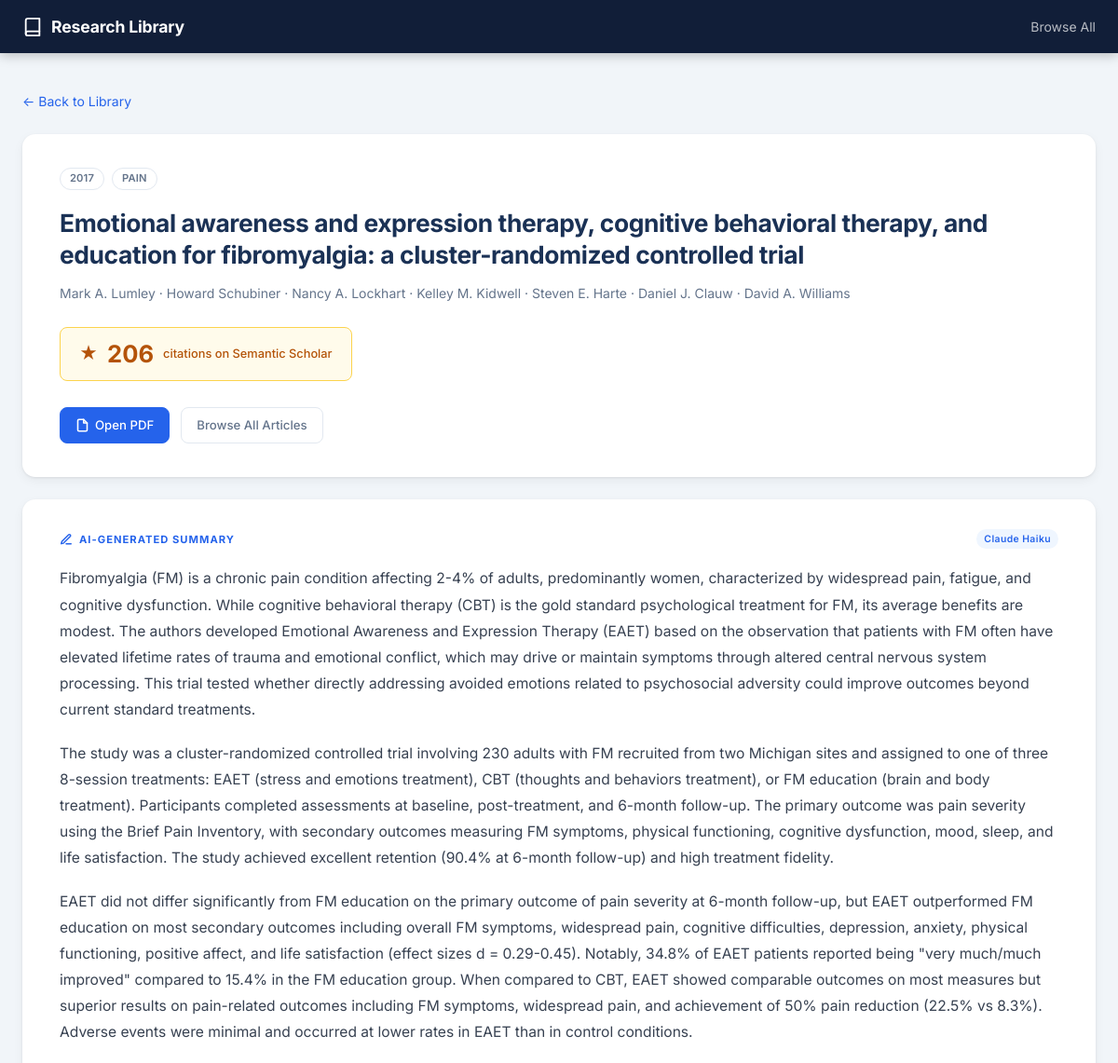
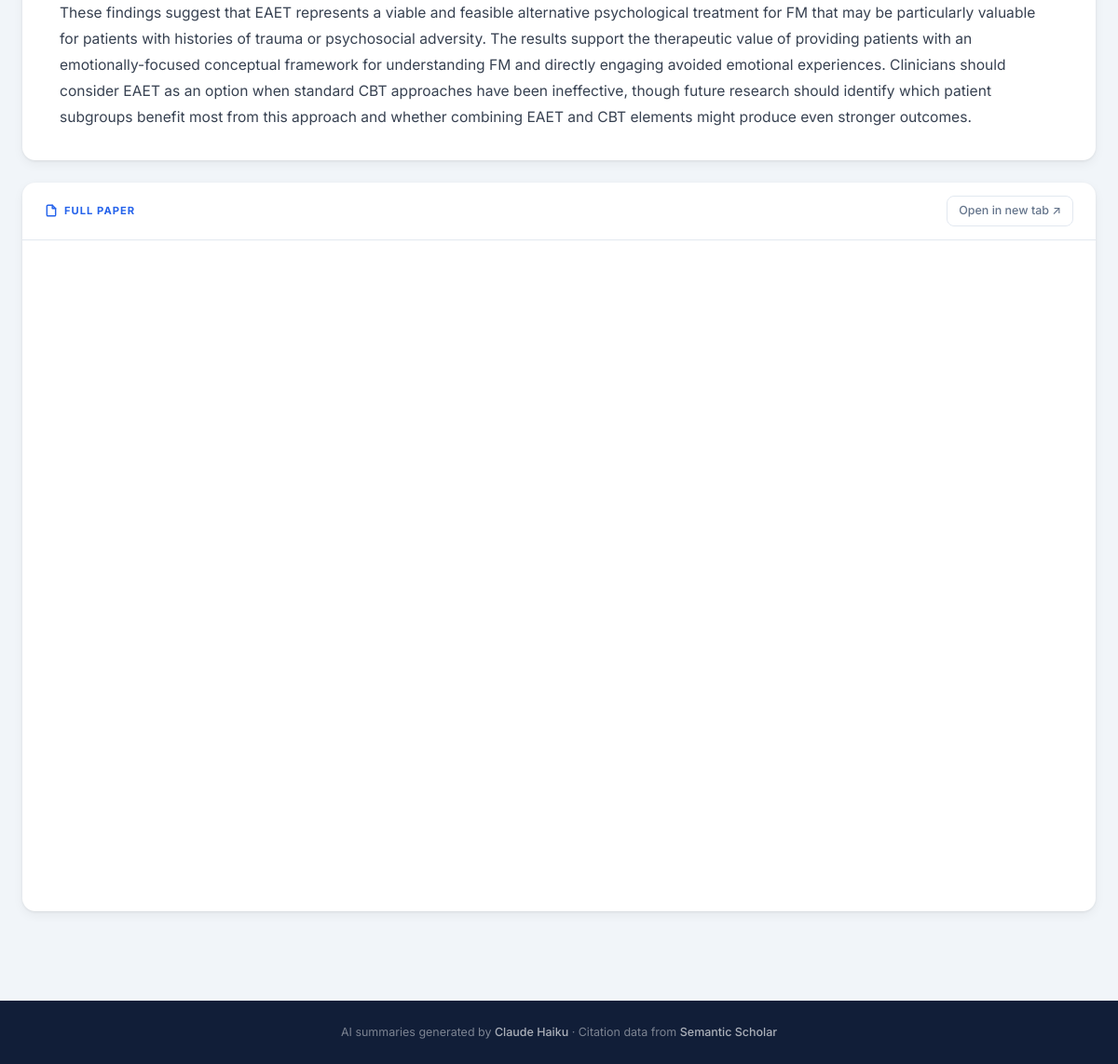
The app's page /article/10 with its own data (2 pictures, top to bottom).
### tables this page shows
CREATE TABLE articles (
            id              INTEGER PRIMARY KEY AUTOINCREMENT,
            filename        TEXT    UNIQUE NOT NULL,
            title           TEXT    NOT NULL,
            authors         TEXT,          -- JSON array of strings
            year            INTEGER,
            journal         TEXT,
            summary         TEXT,
            citation_count  INTEGER,
            semantic_id     TEXT,
            last_updated    TEXT    DEFAULT (datetime('now'))
        );

### app.py (the view)
@app.route("/article/<int:article_id>")
def article(article_id):
    if not DB_PATH.exists():
        abort(404)
    conn = get_db()
    art = conn.execute(
        "SELECT * FROM articles WHERE id = ?", (article_id,)
    ).fetchone()
    if not art:
        conn.close()
        abort(404)
    conn.close()
    return render_template("article.html", article=art)

### app.py (called while the page is built)
def get_db() -> sqlite3.Connection:
    conn = sqlite3.connect(DB_PATH)
    conn.row_factory = sqlite3.Row
    return conn

@app.template_filter("fromjson")
def fromjson_filter(s):
    try:
        return json.loads(s) if s else []
    except Exception:
        return []

@app.template_filter("nl2p")
def nl2p_filter(text: str) -> Markup:
    if not text:
        return Markup("")
    paragraphs = [p.strip() for p in text.split("\n") if p.strip()]
    return Markup("".join(f"<p>{escape(p)}</p>" for p in paragraphs))

@app.template_filter("urlencode_path")
def urlencode_path_filter(s: str) -> str:
    return quote(s, safe="")

### templates/article.html (shortened to what this page needs)
{% extends "base.html" %}
{% set authors = article.authors|fromjson %}
{% block content %}
<div class="article-detail">
  <div class="container">
    <nav class="breadcrumb" aria-label="Breadcrumb">
      <a href="/">← Back to Library</a>
    </nav>
    <div class="detail-header">
      <div class="detail-badges">
        {% if article.year %}
        <span class="badge badge-outline">{{ article.year }}</span>
        {% endif %}
        {% if article.journal %}
        <span class="badge badge-outline">{{ article.journal }}</span>
        {% endif %}
      </div>
      <h1 class="detail-title">{{ article.title }}</h1>
      {% if authors %}
      <p class="detail-authors">{{ authors|join(' · ') }}</p>
      {% endif %}
      <div class="detail-citation-block">
        {% if article.citation_count is not none %}
          {% if article.citation_count > 0 %}
          <div class="citation-display">
            <span class="citation-star">★</span>
            <span class="citation-number">{{ "{:,}".format(article.citation_count) }}</span>
            <span class="citation-label">citation{{ 's' if article.citation_count != 1 else '' }} on Semantic Scholar</span>
          </div>
          {% else %}
          <div class="citation-display citation-display--zero">
            <span class="citation-star">☆</span>
            <span class="citation-number">0</span>
            <span class="citation-label">citations found on Semantic Scholar</span>
          </div>
          {% endif %}
        {% else %}
        <div class="citation-display citation-display--unknown">
          <span class="citation-label">Citation count not available</span>
        </div>
        {% endif %}
      </div>
      <div class="detail-actions">
        <a href="/pdfs/{{ article.filename|urlencode_path }}" target="_blank" rel="noopener" class="btn btn-primary">
          <svg width="15" height="15" viewBox="0 0 24 24" fill="none" stroke="currentColor" stroke-width="2.5" stroke-linecap="round" stroke-linejoin="round" aria-hidden="true" style="margin-right:6px">
            <path d="M14 2H6a2 2 0 0 0-2 2v16a2 2 0 0 0 2 2h12a2 2 0 0 0 2-2V8z"/>
            <polyline points="14 2 14 8 20 8"/>
          </svg>
          Open PDF
        </a>
        <a href="/" class="btn btn-ghost">Browse All Articles</a>
      </div>
    </div>
    {% if article.summary %}
    <section class="detail-card" aria-labelledby="summary-heading">
      <div class="detail-card-label" id="summary-heading">
        <svg width="14" height="14" viewBox="0 0 24 24" fill="none" stroke="currentColor" stroke-width="2.5" stroke-linecap="round" stroke-linejoin="round" aria-hidden="true">
          <path d="M12 20h9"/>
          <path d="M16.5 3.5a2.121 2.121 0 0 1 3 3L7 19l-4 1 1-4L16.5 3.5z"/>
        </svg>
        AI-Generated Summary
        <span class="ai-model-tag">Claude Haiku</span>
      </div>
      <div class="summary-body">
        {{ article.summary|nl2p }}
      </div>
    </section>
    {% endif %}
    <section class="detail-card detail-card--pdf" aria-label="PDF viewer">
      <div class="pdf-toolbar">
        <span class="detail-card-label" style="margin-bottom:0">
          <svg width="14" height="14" viewBox="0 0 24 24" fill="none" stroke="currentColor" stroke-width="2.5" stroke-linecap="round" stroke-linejoin="round" aria-hidden="true">
            <path d="M14 2H6a2 2 0 0 0-2 2v16a2 2 0 0 0 2 2h12a2 2 0 0 0 2-2V8z"/>
            <polyline points="14 2 14 8 20 8"/>
          </svg>
          Full Paper
        </span>
        <a href="/pdfs/{{ article.filename|urlencode_path }}" target="_blank" rel="noopener" class="btn btn-ghost btn-sm">
          Open in new tab ↗
        </a>
      </div>
      <iframe
        class="pdf-frame"
        src="/pdfs/{{ article.filename|urlencode_path }}"
        title="{{ article.title }}"
        loading="lazy"
      ></iframe>
    </section>
  </div>
</div>
{% endblock %}

### static/css/style.css (style rules this page uses)
:root { --navy: #1a3155; --navy-dark: #111e38; --navy-mid: #243d6a; --blue: #2563eb; --blue-hover: #1d4ed8; --blue-light: #eff6ff; --amber: #b45309; --amber-bg: #fffbeb; --amber-border: #fcd34d; --bg: #f1f5f9; --card: #ffffff; --text: #1e293b; --muted: #64748b; --border: #e2e8f0; --radius-sm: 8px; --radius: 14px; --radius-lg: 20px; --shadow: 0 1px 3px rgba(0,0,0,.07), 0 4px 12px rgba(0,0,0,.05); --shadow-md: 0 4px 12px rgba(0,0,0,.10), 0 8px 28px rgba(0,0,0,.07); --transition: .18s ease; }
*, *::before, *::after { box-sizing: border-box; margin: 0; padding: 0; }
html { font-size: 16px; scroll-behavior: smooth; }
body { font-family: 'Inter', system-ui, -apple-system, sans-serif; background: var(--bg); color: var(--text); line-height: 1.65; -webkit-font-smoothing: antialiased; }
a { color: var(--blue); text-decoration: none; }
img, svg { display: block; }
.container { max-width: 1200px; margin: 0 auto; padding: 0 24px; }
.badge { display: inline-flex; align-items: center; gap: 3px; font-size: .7rem; font-weight: 600; letter-spacing: .01em; padding: 3px 10px; border-radius: 20px; white-space: nowrap; line-height: 1.4; }
.badge-outline { background: transparent; color: var(--muted); border: 1px solid var(--border); }
.btn { display: inline-flex; align-items: center; padding: 8px 16px; border-radius: var(--radius-sm); font-size: .825rem; font-weight: 500; font-family: inherit; cursor: pointer; border: 1px solid transparent; transition: background var(--transition), color var(--transition), border-color var(--transition), box-shadow var(--transition); text-decoration: none !important; white-space: nowrap; }
.btn-sm { padding: 5px 12px; font-size: .78rem; }
.btn-primary { background: var(--blue); color: #fff; border-color: var(--blue); }
.btn-ghost { background: transparent; color: var(--muted); border-color: var(--border); }
.article-detail { padding: 40px 0 72px; }
.breadcrumb { font-size: .875rem; color: var(--muted); margin-bottom: 24px; }
.breadcrumb a { color: var(--blue); }
.detail-header { background: var(--card); border-radius: var(--radius); box-shadow: var(--shadow); padding: 36px 40px; margin-bottom: 24px; }
.detail-badges { display: flex; flex-wrap: wrap; gap: 8px; margin-bottom: 18px; }
.detail-title { font-size: clamp(1.2rem, 3vw, 1.65rem); font-weight: 700; color: var(--navy); line-height: 1.3; margin-bottom: 14px; letter-spacing: -.015em; }
.detail-authors { font-size: .875rem; color: var(--muted); margin-bottom: 24px; line-height: 1.6; }
.detail-citation-block { margin-bottom: 28px; }
.citation-display { display: inline-flex; align-items: center; gap: 10px; background: var(--amber-bg); border: 1px solid var(--amber-border); color: var(--amber); border-radius: var(--radius-sm); padding: 12px 20px; }
.citation-star { font-size: 1.2rem; }
.citation-number { font-size: 1.6rem; font-weight: 700; line-height: 1; }
.citation-label { font-size: .8rem; font-weight: 500; }
.detail-actions { display: flex; gap: 12px; flex-wrap: wrap; }
.detail-card { background: var(--card); border-radius: var(--radius); box-shadow: var(--shadow); padding: 32px 40px; margin-bottom: 24px; }
.detail-card-label { display: flex; align-items: center; gap: 7px; font-size: .7rem; font-weight: 700; letter-spacing: .09em; text-transform: uppercase; color: var(--blue); margin-bottom: 18px; }
.ai-model-tag { margin-left: auto; background: var(--blue-light); color: var(--blue); font-size: .65rem; padding: 2px 8px; border-radius: 20px; letter-spacing: .04em; text-transform: none; font-weight: 600; }
.summary-body p { font-size: .975rem; color: #374151; line-height: 1.8; margin-bottom: 1.2em; }
.summary-body p:last-child { margin-bottom: 0; }
.detail-card--pdf { padding: 0; overflow: hidden; }
.pdf-toolbar { display: flex; align-items: center; justify-content: space-between; padding: 14px 24px; border-bottom: 1px solid var(--border); }
.pdf-frame { width: 100%; height: 720px; border: none; display: block; }

### records on screen
articles: year "2017", journal "PAIN", title "Emotional awareness and expression therapy, cognitive behavioral therapy, and education for fibromyalgia: a cluster-randomized controlled trial", citation_count "206", citation_count "s", summary|nl2p "Fibromyalgia (FM) is a chronic pain condition affecting 2-4% of adults, predominantly women, characterized by widespread pain, fatigue, and cognitive dysfunction. While cognitive behavioral therapy (CBT) is the gold standard psychological treatment for FM, its average benefits are modest. The authors developed Emotional Awareness and Expression Therapy (EAET) based on the observation that patients with FM often have elevated lifetime rates of trauma and emotional conflict, which may drive or maintain symptoms through altered central nervous system processing. This trial tested whether directly addressing avoided emotions related to psychosocial adversity could improve outcomes beyond…"

### other values on screen
{{ authors|join(' · ') }} "Mark A. Lumley · Howard Schubiner · Nancy A. Lockhart · Kelley M. Kidwell · Steven E. Harte · Daniel J. Clauw · David A. Williams"
